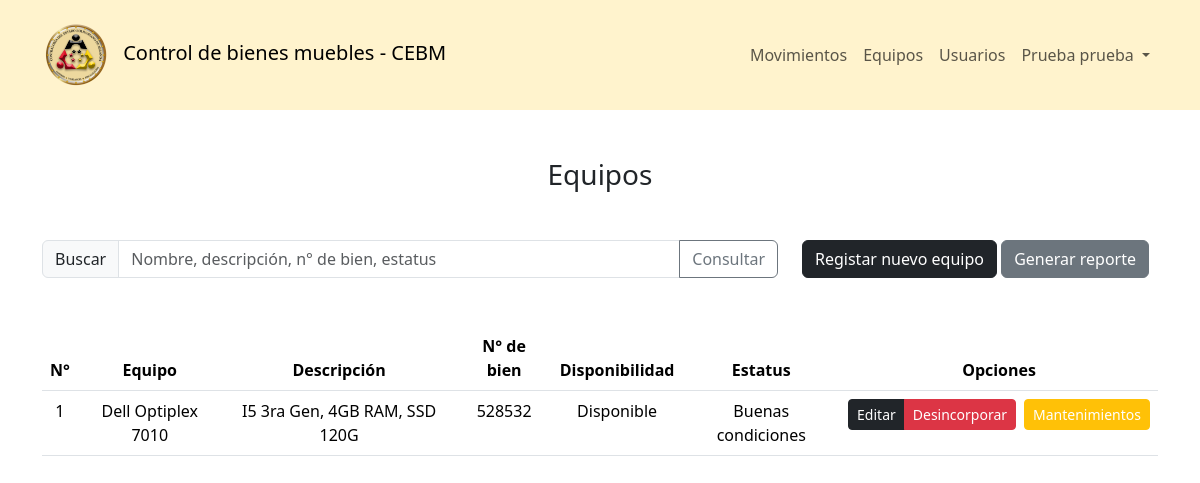
The app's page /pages/equipos.php (signed in) with its own data.
### tables this page shows
CREATE TABLE `equipos` (
  `id` int(11) NOT NULL,
  `equipo` varchar(80) NOT NULL,
  `descripcion` varchar(255) NOT NULL,
  `n_bien` varchar(8) NOT NULL,
  `disponible` tinyint(4) NOT NULL,
  `estatus` int(11) NOT NULL,
  `activo` tinyint(4) NOT NULL
);

### pages/equipos.php (the view, shortened to what this page needs)
<?php include ('../config/Header.php'); ?>
<?php include ('../config/NavBar.php'); ?>
    <section class="mt-5">
        <h3 class="text-center">Equipos</h3>
        <div class="container mt-5">
            <div class="d-flex row justify-content-between">
                <div class="col-sm-8">
                    <div class="input-group">
                        <span class="input-group-text" id="basic-addon2">Buscar</span>
                        <input type="search" class="form-control" placeholder="Nombre, descripción, n° de bien, estatus">
                        <button class="btn btn-outline-secondary" type="button" id="button-addon2">Consultar</button>
                    </div>
                </div>
                <div class="col-sm-4">
                    <button class="btn btn-dark" data-bs-toggle="modal" data-bs-target="#equipo">Registar nuevo equipo</button>
                    <button class="btn btn-secondary">Generar reporte</button>
                </div>
            </div>
        </div>
        <div class="container d-flex justify-content-center mt-5">
            <table class="table table-hover text-center">
                <thead>
                    <tr>
                        <th scope="col">N°</th>
                        <th scope="col">Equipo</th>
                        <th scope="col">Descripción</th>
                        <th scope="col">N° de bien</th>
                        <th scope="col">Disponibilidad</th>
                        <th scope="col">Estatus</th>
                        <th scope="col">Opciones</th>
                    </tr>
                </thead>
                <tbody>
                <?php
                    $contador = 1;
                    require('../config/conex.php');
                    $res = mysqli_query($conn, "SELECT * FROM equipos");
                    while($row = mysqli_fetch_array($res)){
                        if($row[6] != 1){
                    ?>
                    <tr>
                        <td><?php echo($contador); ?></td>
                        <td><?php echo($row[1]); ?></td>
                        <td><?php echo($row[2]); ?></td>
                        <td><?php echo($row[3]); ?></td>
                        <td>
                        <?php
                            if($row[4] == 0){
                                echo("Disponible");
                            } else {
                                echo("No disponible");
                            }
                        ?>
                        </td>
                        <td>
                        <?php
                            switch($row[5]){
                                case 1: echo("Buenas condiciones"); break;
                            }
                        ?>
                        </td>
                        <td>
                            <div class="d-flex gap-2">
                                <div class="btn-group" role="group">
                                    <a href="editEquipo.php?id=<?php echo($row[0]); ?>" type="button" class="btn btn-sm btn-dark">Editar</a>
                                    <button type="button" class="btn btn-sm btn-danger" onclick="confirmDisable(<?php echo($row[0]);?>)">Desincorporar</button>
                                </div>
                                <button type="button" class="btn btn-sm btn-warning text-white" data-bs-toggle="modal" data-bs-target="#mantenimiento">Mantenimientos</button>
                            </div>
                        </td>
                    </tr>
                    <?php $contador++; }} ?>
                </tbody>
            </table>
        </div>
    </section>
    <?php include ('../config/FooterHtml.php'); ?>

### src/global.css (style rules this page uses)
* { font-family: system-ui, sans-serif; box-sizing: border-box; margin: 0; }

### records on screen
equipos: equipo "Dell Optiplex 7010", descripcion "I5 3ra Gen, 4GB RAM, SSD 120G", n_bien "528532", disponible "Disponible", estatus "Buenas condiciones"

### other values on screen
$nombre "Prueba"
$apellido "prueba"
